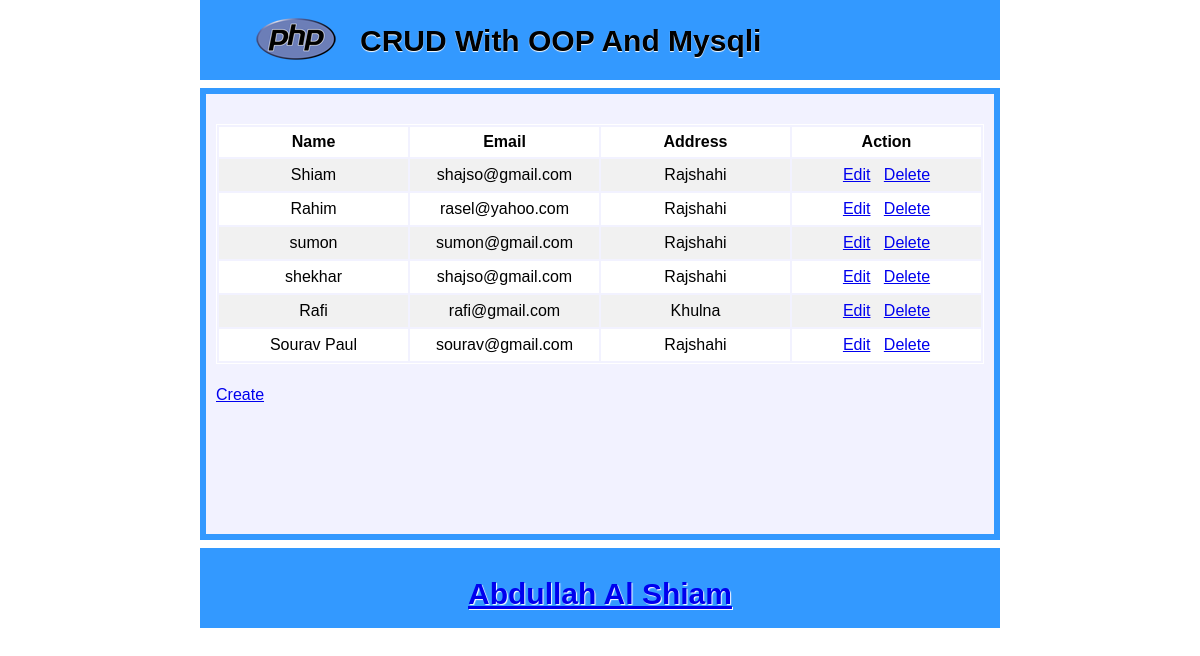
The page / on the database its author committed.
### tables this page shows
CREATE TABLE `tbl_user` (
  `id` int(11) NOT NULL,
  `name` varchar(30) NOT NULL,
  `email` varchar(30) NOT NULL,
  `address` varchar(30) NOT NULL
);

### database.php (called while the page is built, shortened)
<?php
class Databse{
	public $host=DB_HOST;
	PUBLIC $user=DB_USER;
	public $pass=DB_PASS;
	public $dbname=DB_NAME;
	public $link;
	private function ConnectDb(){
		$this->link=new mysqli($this->host,$this->user,$this->pass,$this->dbname);
	}
	 public function Select($query){
   $result=$this->link->query($query) or die($this->link->error.__LINE__);
	 if ($result->num_rows>0) {
     return $result;
	 }
	else
 {
	 	return false;
	}
	}
}
 ?>

### index.php (the view, shortened to what this page needs)
<?php include "inc/header.php";
include "database.php";
 ?>
<?php
 $db=new Databse();
 $query="SELECT * FROM tbl_user";
 $read=$db->Select($query);
 ?>
 <table class="tblone">
	<tr>
		<th width="25%">Name</th>
		<th width="25%">Email</th>
		<th width="25%">Address</th>
		<th width="25%">Action</th>
	</tr>
<?php
if ($read) {?>
	<?php while ($row=$read->fetch_assoc()) {?>
<tr>
	<td><?php  echo $row['name'];?></td>
	<td><?php  echo $row['email'];?></td>
	<td><?php  echo $row['address'];?></td>
	<td><a href="update.php?id=<?php echo urlencode($row['id']); ?>">Edit</a>&nbsp &nbsp<a href="delete.php?id=<?php echo urlencode($row['id']); ?>">Delete</a></td>
</tr>
<?php } ?>
<?php }
else {?>
<p>Data is not available</p>
	<?php } ?>
</table>
	<a href="create.php">Create</a>
<?php include "inc/footer.php"; ?>

### inc/header.php (shortened to what this page needs)
<!DOCTYPE HTML>
<html>
<head>
</head>
<body>
  <header class="headeroption">
    <h2>CRUD With OOP And Mysqli</h2>
  </header>
  <section class="content">

### inc/footer.php
</section>
  <footer class="footeroption">
 <h2><a href="https://www.facebook.com/shiam.asm" target="_blank">Abdullah Al Shiam</a></h2>
  </footer>
</body>
</html>

### inc/header.php (style rules this page uses)
body { font-family: arial; font-size: 18px; line-height: 22px; margin: 0 auto; width: 800px; }
.headeroption { background: #3399ff url("img/php.png") no-repeat scroll 56px 18px; height: 80px; overflow: hidden; padding-left: 160px; }
.footeroption { height:80px;background:#3399FF;overflow:hidden; }
.headeroption h2 { color: #000; font-size: 30px; padding-top: 5px; text-shadow: 0 1px 1px #fff; }
.footeroption h2 { color: #000; font-size: 30px; padding-bottom: 13px; padding-top: 10px; text-align: center; text-shadow: 1px 1px 1px #fff; }
.content { background: #f2f2ff none repeat scroll 0 0; border: 6px solid #3399ff; font-size: 16px; line-height: 22px; margin-bottom: 8px; margin-top: 8px; min-height: 420px; overflow: hidden; padding: 10px; }
.tblone { width:100%;border:1px solid #fff;margin:20px 0 }
.tblone td { padding:5px 10px;text-align:center; }
table.tblone tr:nth-child(2n+1) { background:#fff;height:30px; }
table.tblone tr:nth-child(2n) { background:#f1f1f1;height:30px; }

### rows shown on the page
tbl_user: name "Shiam", email "shajso@gmail.com", address "Rajshahi"
tbl_user: name "Rahim", email "rasel@yahoo.com", address "Rajshahi"
tbl_user: name "sumon", email "sumon@gmail.com", address "Rajshahi"
tbl_user: name "shekhar", email "shajso@gmail.com", address "Rajshahi"
tbl_user: name "Rafi", email "rafi@gmail.com", address "Khulna"
tbl_user: name "Sourav Paul", email "sourav@gmail.com", address "Rajshahi"
